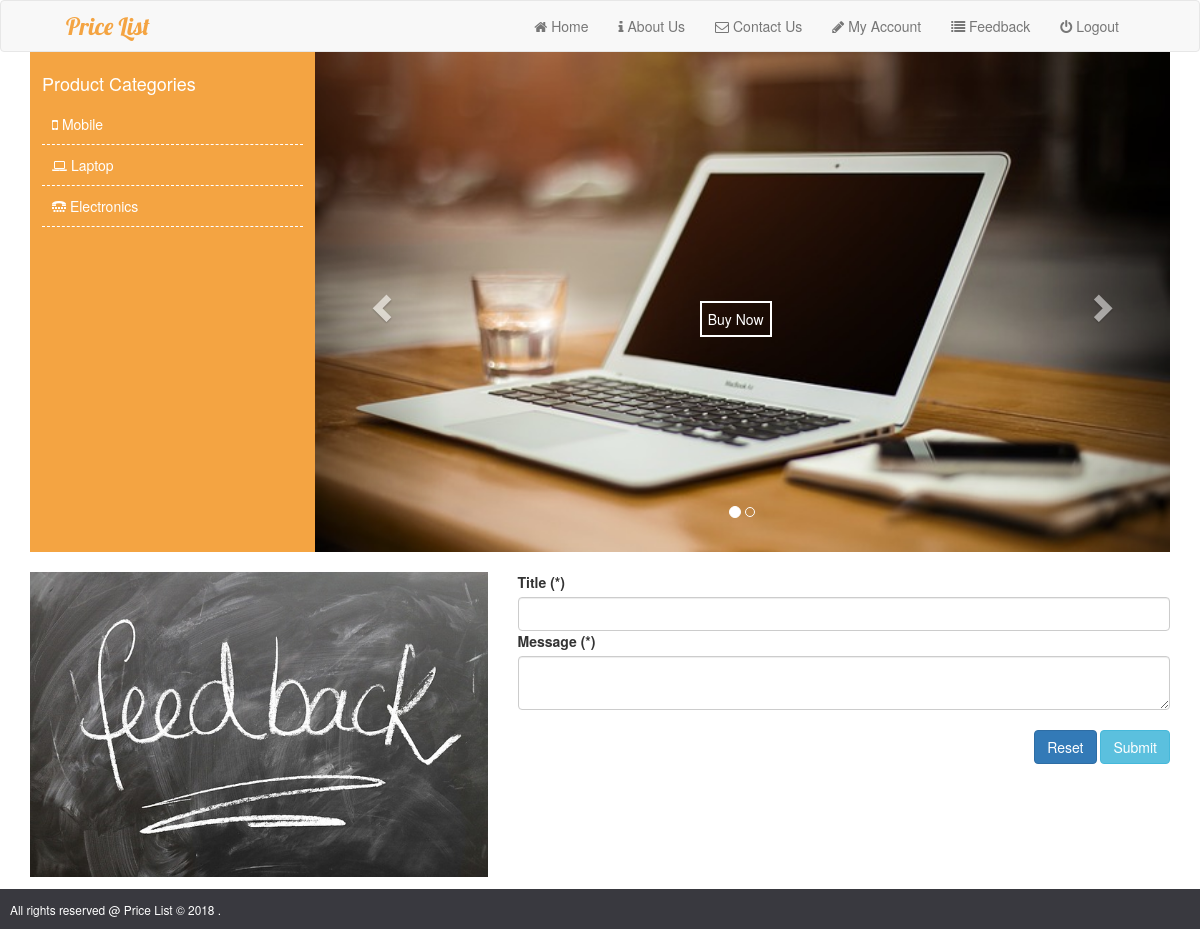
The app's page /feedback.php (signed in) with its own data.
### tables this page shows
CREATE TABLE `category` (
  `c_id` int(11) NOT NULL,
  `cat_name` varchar(100) NOT NULL,
  `cat_icon` varchar(18) NOT NULL,
  `date` datetime NOT NULL
);

### feedback.php (the view, shortened to what this page needs)
<?php
include_once('header.php');
?>
		<div class="container">
			<div class="col-md-3 col-xs-12 no-padding" id="all_cat">
				<ul>
					<li><h4>Product Categories</h4></li>
					<?php
						$cat_sql="SELECT * FROM category ORDER BY c_id ASC";
						$cat_result=mysqli_query($con,$cat_sql);
						if(mysqli_num_rows($cat_result)){
						while($cat=mysqli_fetch_assoc($cat_result)){
					?>
					<li><a href="product.php?c_id=<?php echo $cat['c_id']; ?>"><span class="fa <?php echo $cat['cat_icon']; ?>"></span> <?php echo $cat['cat_name']; ?></a></li>
					<?php }
					}
					else{
						echo '<li><h4>No Category Found</h4><li>';
					}
					?>
				</ul>
			</div>
			<div class="col-md-9 col-xs-12 no-padding">
				<div id="myCarousel" class="carousel slide" data-ride="carousel">
			    <ol class="carousel-indicators">
			      <li data-target="#myCarousel" data-slide-to="0" class="active"></li>
			      <li data-target="#myCarousel" data-slide-to="1"></li>
			    </ol>
			    <div class="carousel-inner">
			      <div class="item active">
			        <img src="assets/images/laptop.jpg" alt="Laptop" style="width:100%;">
			        <a href="products.php?c_id=2"><button type="button" class="buyNow">Buy Now</button></a>
			      </div>
			    </div>
			    <a class="left carousel-control" href="#myCarousel" data-slide="prev">
			      <span class="glyphicon glyphicon-chevron-left"></span>
			    </a>
			    <a class="right carousel-control" href="#myCarousel" data-slide="next">
			      <span class="glyphicon glyphicon-chevron-right"></span>
			    </a>
			  </div>
			</div>
			<div class="row">
			<br>
				<div class="col-md-5 col-xs-12 col-sm-12 feedback">
					<img src="assets/images/feedback.jpg">
				</div>
				<div class="col-md-7 col-xs-12 col-sm-12">
					<form action="" method="post">
						<label class="control-label">Title (*)</label>
						<input type="text" name="title" class="form-control">
						<label class="control-label">Message (*)</label>
						<textarea name="message" class="form-control"></textarea><br>
						<div class="text-right">
							<input type="reset" class="btn btn-primary">
							<input type="submit" name="feedback" value="Submit" class="btn btn-info">
						</div>
					</form>
				</div>
			</div>
		</div>
<?php include_once('footer.php'); ?>

### assets/css/custom.css (style rules this page uses)
body { margin: 0; padding: 0; }
* { outline: none !important; }
.no-padding { padding: 0; margin: 0; }
.mainWrapper #all_cat ul { padding: 0; margin: 0; list-style: none; background-color: #f4a442; padding: 12px; height: 500px; }
.mainWrapper #all_cat ul li h4 { color: #FFF; }
.mainWrapper #all_cat ul li a { display: block; padding: 10px; color: #FFF; border-bottom: 1px dashed #FFF; }
.carousel-inner { max-height: 500px; }
.carousel-inner .item { position: relative; }
.carousel-inner .item a { position: absolute; bottom: 50%; left: 45%; }
button.buyNow { background-color: transparent; border: 2px solid #FFF; color: #FFF; padding: 6px; }
.feedback img { max-width: 100%; }

### records on screen
category: cat_name "Mobile"
category: cat_name "Laptop"
category: cat_name "Electronics"
